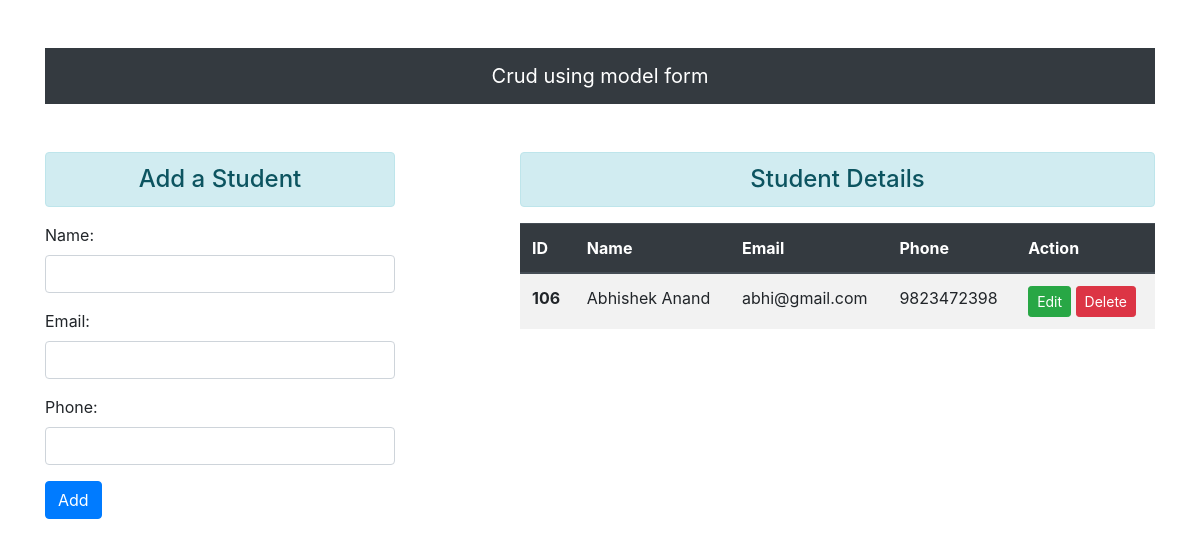
Before: / (signed in) with the older database file.
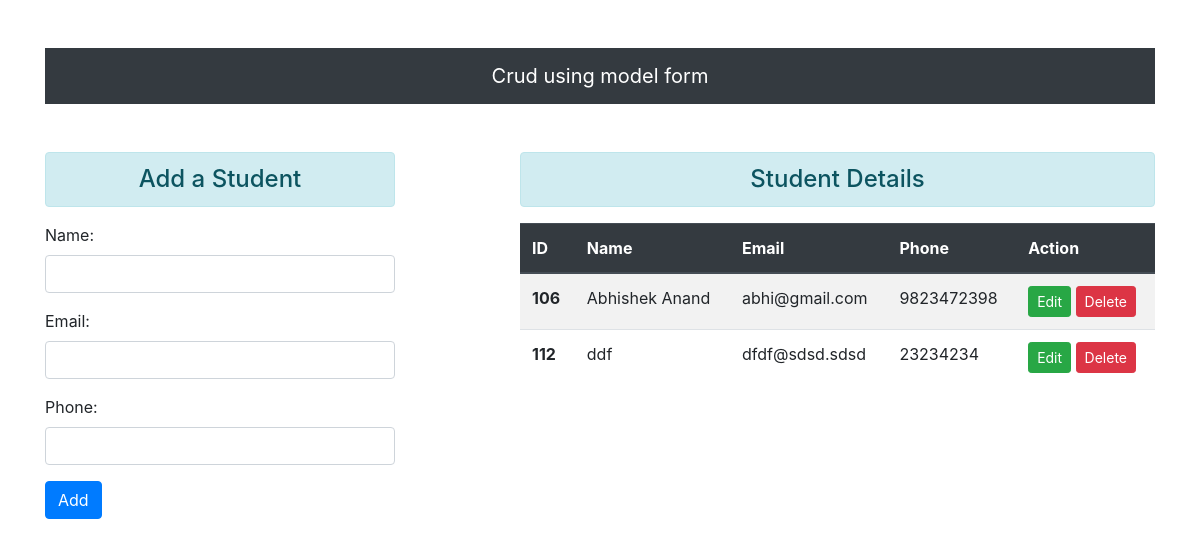
After: the same page with the newer database file.
### app1/models.py (models this page shows)
class Student(models.Model):
    stuname = models.CharField(max_length=50)
    stuemail = models.EmailField()
    stuphone = models.IntegerField()

### app1/views.py (the view)
# urls.py: 2. Add a URL to urlpatterns:  path('', views.home, name='home')
def home(req):
    if req.user.is_authenticated:
        allStudent = Student.objects.all()
        if req.method=='POST':
            fm = AddStudent(req.POST)
            if fm.is_valid():
                fm.save()
                messages.success(req, f"Student {fm.cleaned_data['stuname']} has been added successfully.")
            fm = AddStudent()
            return HttpResponseRedirect(reverse('home'))
        else:
            fm = AddStudent()
        return render(req, 'crud/home.html', {'form':fm, 'allstu':allStudent, 'action':'Add'})
    return HttpResponseRedirect(reverse('log_in'))

### app1/forms.py
class AddStudent(forms.ModelForm):
    class Meta:
        model = Student
        fields = ['stuname', 'stuemail', 'stuphone']
        widgets = {
            'stuname':forms.TextInput(attrs={'class':'form-control'}),
            'stuemail':forms.EmailInput(attrs={'class':'form-control'}),
            'stuphone':forms.NumberInput(attrs={'class':'form-control'}),
        }
        labels = {
            'stuname':'Name',
            'stuemail':'Email',
            'stuphone':'Phone',
        }

### app1/templates/crud/home.html
{% extends 'crud/base.html' %} {% load crispy_forms_tags %} {% block content %}
<div class="row mt-5">
  <div class="col-sm-4">
    {% if action == 'Edit'%}
    <h4 class='text-center alert alert-info'>Edit Student Details</h4>
      {% else %}
      <h4 class='text-center alert alert-info'>Add a Student</h4>
      {% endif %}
    <form action="" method="POST">
      {% csrf_token %} {{form.as_p}}
      {% if action == 'Edit'%}
      <button type="submit" class="btn btn-success">Update</button>
      {% else %}
      <button type="submit" class="btn btn-primary">Add</button>
      {% endif %}
    </form>
  </div>
  <div class="col-sm-7 offset-1">
    <h4 class='text-center alert alert-info'>Student Details</h4>
    <table class="table table-striped mx-auto">
        <thead class="thead-dark">
          <tr>
            <th scope="col">ID</th>
            <th scope="col">Name</th>
            <th scope="col">Email</th>
            <th scope="col">Phone</th>
            <th scope="col">Action</th>
          </tr>
        </thead>
        <tbody>
            {% for stu in allstu %}
          <tr>
            <th scope="row">{{stu.id}}</th>
            <td>{{stu.stuname}}</td>
            <td>{{stu.stuemail}}</td>
            <td>{{stu.stuphone}}</td>
            <td><a type="button" class="btn btn-success btn-sm" href="{% url 'edit' stu.id %}">Edit</a>
                <a type="button" class="btn btn-danger btn-sm" href="{% url 'delete' stu.id %}">Delete</a>
            </td>
          </tr>
          {% endfor %}
        </tbody>
      </table>
  </div>
</div>
{% endblock content %}

Changed rows visible on the page:
added Student: id "112", stuname "ddf", stuemail "dfdf@sdsd.sdsd", stuphone "23234234"
